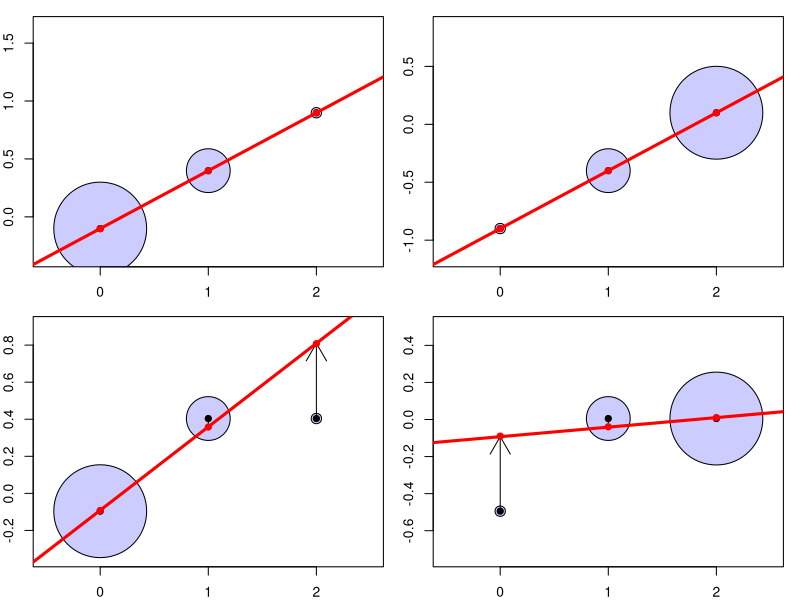
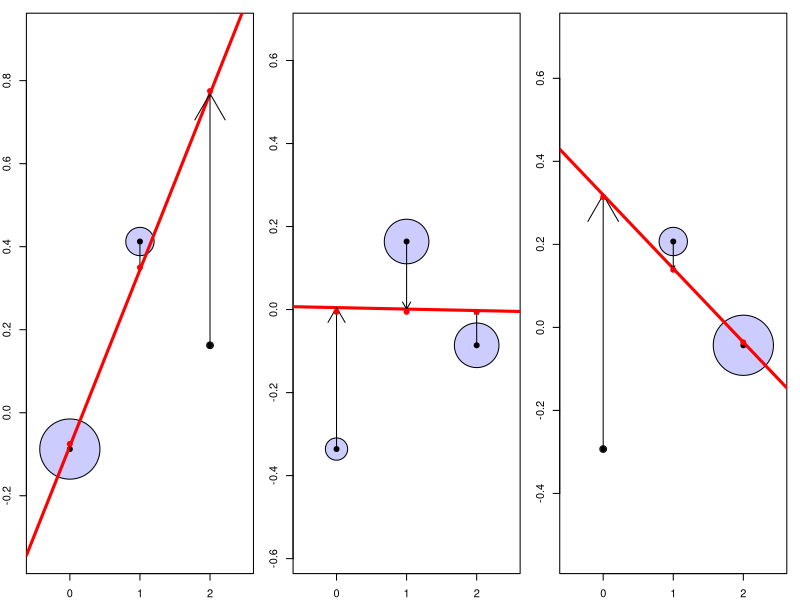
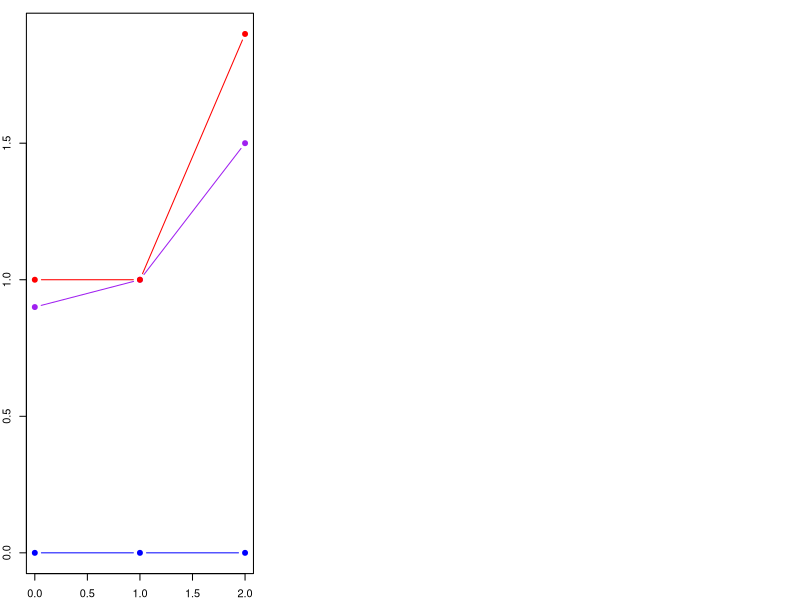

Generate these figures, in order, with R:
#library("symbols")

plot.lm.genos<-function(a,p,dom.arrows=FALSE){
	HWE<-c((1-p)^2,2*p*(1-p),p^2)
	genos<-rbinom(10000,2,p)  #generate some inds for regression etc
	names(a)<-c(0,1,2)
	phenos<-a[as.character(genos)]
	pop.mean<-mean(a[as.character(genos)])	
	
	#symbols(x=0:2,y=a-sum(a*HWE),circles=HWE,ylim=range(a-sum(a*HWE)))
	plot(y=range(a)*c(.5,1.5)-pop.mean,x=c(-0.5,2.5),type="n",axes=FALSE)
	box()
	axis(2)
	axis(1,at=c(0,1,2))
	symbols(x=0:2,y=a-pop.mean,circles=3*sqrt(HWE)/(2*pi),bg=adjustcolor("blue",0.2),add=TRUE,inches=FALSE)  #ylim=range(a)*c(.2,1.8),xlim=c(-1,3)
	points(x=0:2,y=a-pop.mean,pch=19,cex=1)
	abline(lm((phenos-pop.mean)~genos),col="red",lwd=3)
	slope<-lm((phenos-pop.mean)~genos)$coeff
	z_bars<- a -pop.mean

	if(dom.arrows){
		to.line<-slope[1]+slope[2]*c(0,1,2)
		arrows(x0=0,x1=0,y0=z_bars["0"],y1=to.line[1],length=abs(z_bars["0"]-to.line[1])*.5)
		arrows(x0=1,x1=1,y0=z_bars["1"],y1=to.line[2],length=abs(z_bars["1"]-to.line[2])*.5)
		arrows(x0=2,x1=2,y0=z_bars["2"],y1=to.line[3],length=abs(z_bars["2"]-to.line[3])*.5)
	}

	a1<-z_bars["1"]*(1-p)+z_bars["2"]*p
 	a2<-z_bars["1"]*p+z_bars["0"]*(1-p)
 	print(slope)
 	points(x=0:2,y=c(a2*2,a1+a2,a1*2),pch=19,cex=1,col="red")
 	cat("average effect of gene subs. =",a1-a2,"\n")
#recover()
}


layout(matrix(1:4,nrow=2,byrow=TRUE))
par(mar=c(2,2,1,1))
a<-c(0.5,1,1.5)  ##additive
plot.lm.genos(a=a,p=0.1,dom.arrows=TRUE)
plot.lm.genos(a,p=0.9,dom.arrows=TRUE)
a<-c(0.5,1,1)  ##dominant
plot.lm.genos(a,p=0.1,dom.arrows=TRUE)
plot.lm.genos(a,p=0.9,dom.arrows=TRUE)
dev.copy2pdf(file="~/Dropbox/Courses/Popgen_teaching_Notes/figures/additive_effect.pdf")

####BALANCING SELECTION
layout(t(1:3))
par(mar=c(2,2,1,1))

a<-c(0.5,1,0.75)
p.eq<-(1-a[1])/sum(1-a[c(1,3)])

plot.lm.genos(a=a,p=0.1,dom.arrows=TRUE)
plot.lm.genos(a=a,p=p.eq,dom.arrows=TRUE)
plot.lm.genos(a=a,p=0.9,dom.arrows=TRUE)
dev.copy2pdf(file="~/Dropbox/Courses/Popgen_teaching_Notes/figures/additive_effect_OverDom.pdf")

mice.coat<-matrix(NA,nrow=3,ncol=3,dimname=list(c("MM","Mm","mm"),c("AA","Aa","aa")))
mice.coat["MM",]<-c(0,0,0)
mice.coat["Mm",]<-c(0.9,1,1.5)
mice.coat["mm",]<-c(1,1,1.9)
plot(c(0,1,2),mice.coat["MM",],ylim=range(mice.coat),col="blue",pch=19,type="b")
points(c(0,1,2),mice.coat["Mm",],col="purple",pch=19,type="b")
points(c(0,1,2),mice.coat["mm",],col="red",pch=19,type="b")

plot.lm.two.locus<-function(a,p1,p2,dom.arrows=FALSE){
	HWE.1<-c((1-p1)^2,2*p1*(1-p1),p1^2)
	HWE.2<-c((1-p2)^2,2*p2*(1-p2),p2^2)
	
	genos.1<-rbinom(10000,2,p1)  #generate some inds for regression etc
	genos.2<-rbinom(10000,2,p2)  #generate some inds for regression etc

	#names(a)<-c(0,1,2)
	#phenos<-a[as.character(genos)]
	pop.mean<-0  #mean(a[as.character(genos)])	
	
	#symbols(x=0:2,y=a-sum(a*HWE),circles=HWE,ylim=range(a-sum(a*HWE)))
	plot(y=range(a)*c(.5,1.5)-pop.mean,x=c(-0.5,2.5),type="n",axes=FALSE)
	box()
	axis(2)
	axis(1,at=c(0,1,2))
	my.col<-c("red","purple","blue")
sapply(1:3,function(i){
	symbols(x=0:2,y=a[i,]-pop.mean,circles=3*sqrt(HWE.1[i]*HWE.2)/(2*pi),bg=adjustcolor(my.col[i],0.3),add=TRUE,inches=FALSE)  #ylim=range(a)*c(.2,1.8),xlim=c(-1,3)
})

	points(x=0:2,y=a-pop.mean,pch=19,cex=1)
	abline(lm((phenos-pop.mean)~genos),col="red",lwd=3)
	slope<-lm((phenos-pop.mean)~genos)$coeff
	z_bars<- a -pop.mean
}
